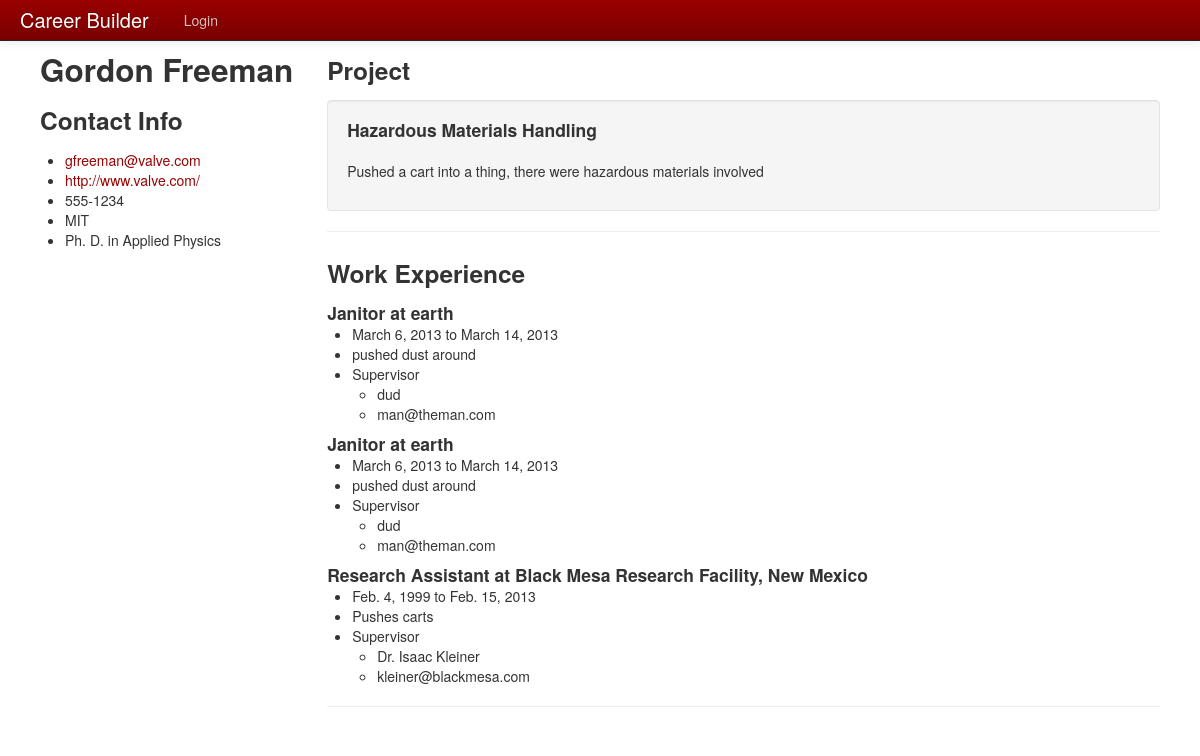
The app's page /profile/2/ with its own data.
### builder/models.py (models this page shows, shortened)
class UserProfile(models.Model):
    user = models.OneToOneField(User, primary_key=True)
    firstName = models.CharField('First Name', max_length = 50, blank = True)
    lastName = models.CharField('Last Name', max_length = 50, blank = True)
    email = models.EmailField()
    url = models.URLField(blank = True)
    phone = models.CharField(max_length = 20, blank = True)
    altPhone = models.CharField('Alternate Phone', max_length = 20, blank = True)
    image = models.ImageField(upload_to='Images', blank = True)
    school = models.CharField(max_length = 100, blank = True)
    degree = models.CharField(max_length = 100, blank = True)
    altDegree = models.CharField('Secondary Degree', max_length = 100, blank = True)
    altInfo = models.TextField('Other information', blank = True)
    hobbies = models.TextField(blank = True)
    clients = models.TextField(blank = True)
    interests = models.TextField(blank = True)
    visible = models.BooleanField(default = True)
    def __unicode__(self):
        return u'%s %s' %(self.firstName, self.lastName)
    class Meta:
        ordering = ['lastName', 'firstName']

class Project(models.Model):
    user = models.ForeignKey(UserProfile)
    title = models.CharField(max_length = 250)
    projectURL = models.URLField('Project URL', blank = True)
    description = models.TextField()
    inDevelopment = models.BooleanField()
    isPublic = models.BooleanField(default = True)
    projectImage = models.ImageField('Screen shot', upload_to = 'Images', blank = True)
    highlight = models.BooleanField()
    visible = models.BooleanField(default = True)
    class Meta:
        ordering = ['title']

class WorkExperience(models.Model):
    user = models.ForeignKey(UserProfile)
    jobTitle = models.CharField('Job title', max_length = 100)
    location = models.CharField(max_length = 250)
    startDate = models.DateField('Start date', blank = True)
    endDate = models.DateField('End date', blank = True)
    description = models.TextField('Job description')
    supervisorName = models.CharField('Supervisor name', max_length = 100, blank = True)
    supervisorEmail = models.EmailField('Supervisor email', blank = True)
    visible = models.BooleanField(default = True)
    def __unicode__(self):
        return self.jobTitle
    class Meta:
        ordering = ['-startDate']

### builder/views.py (the view)
# urls.py: url(r'^profile/(?P<userId>\d+)/$', 'profile', name='profile'),
def profile(request, userId):
	user = request.user
	userProfile = UserProfile.objects.get(user=userId)
	if user.id == userProfile.user.id:
		isThisUser = True
	else:
		isThisUser = False
	workExperience = WorkExperience.objects.filter(user=userProfile, visible=True)
	projects = Project.objects.filter(user=userProfile, visible=True)
	volunteerExperience = VolunteerExperience.objects.filter(user=userProfile, visible=True)
	code = CodeSnippet.objects.filter(user=userProfile, visible=True)
	return render(request, 'profile.html', locals())

### templates/profile.html (shortened to what this page needs)
{% extends "base.html" %}
{% block content %}
{% include "profile_menu.html" %}
{% include "profile_body.html" %}
{% endblock %}

### templates/profile_menu.html (shortened to what this page needs)
<div class="span3">
	<div style="position:fixed">
		<h2>{{ userProfile }}</h2>
			<h3>Contact Info</h3>
			<ul>
				{% if userProfile.email %} <li><a href="mailto:{{ userProfile.email }}">{{ userProfile.email }}</a></li> {% endif %}
				{% if userProfile.url %} <li><a href="{{ userProfile.url }}">{{ userProfile.url }}</a></li> {% endif %}
				{% if userProfile.phone %} <li>{{ userProfile.phone }}</li> {% endif %}
				{% if userProfile.school %} <li>{{ userProfile.school }} </li> {% endif %}
				{% if userProfile.degree %} <li>{{ userProfile.degree }} </li> {% endif %}
			</ul>
	</div>
</div>

### templates/profile_body.html (shortened to what this page needs)
<div class="span9">
	{% if projects %}
		<h3>Project{{ projects|pluralize }}</h3>
		{% for project in projects %}
		<div class="well">
			<h4>{% if project.projectURL %}<a href="{{ project.projectURL }}">{{ project.title }}</a>{% else %}{{ project.title }}{% endif %}
			</h4>
			{% if project.projectImage %}
			<div class="row-fluid">
				<div class="span9">
					<p><br/>{{ project.description }}</p>
				</div>
				<ul class="thumbnails">
					<li class="span3 pull-right">
						<a href="#" class="thumbnail" style="margin-top:10px">
							<img src="{{ project.projectImage.url }}" alt="">
						</a>
					</li>
				</ul>
			</div>
			{% else %}
				<p><br/>{{ project.description }}</p>
			{% endif %}
		</div>
		{% endfor %}
	<hr>
	{% endif %}
	{% if workExperience %}
	<h3>Work Experience</h2>
		{% for work in workExperience %}
		<h4>{{ work }} at {{ work.location }}</h4>
		<ul>
			<li>{{ work.startDate }} {% if work.endDate %} to {{work.endDate}}{% endif %}</li>
			<li>{{ work.description }}</li>
			{% if work.supervisorName or work.supervisorEmail %}
			<li>Supervisor</li>
			<ul>
				{% if work.supervisorName %}<li>{{ work.supervisorName }}</li>{% endif %}
				{% if work.supervisorEmail %}<li>{{ work.supervisorEmail }}</li>{% endif %}
			</ul>
			{% endif %}
		</ul>
		{% endfor %}
	<hr>
	{% endif %}
</div>

### templates/profile.html (style rules this page uses)
h4 { display: inline; }

### records on screen
UserProfile: firstName+lastName "Gordon Freeman", email "gfreeman@valve.com", url "http://www.valve.com/", phone "555-1234", school "MIT", degree "Ph. D. in Applied Physics"
Project: title "Hazardous Materials Handling", description "Pushed a cart into a thing, there were hazardous materials involved"
WorkExperience: jobTitle "Janitor", location "earth", startDate "March 6, 2013", endDate "March 14, 2013", description "pushed dust around", supervisorName "dud", supervisorEmail "man@theman.com"
WorkExperience: jobTitle "Janitor", location "earth", startDate "March 6, 2013", endDate "March 14, 2013", description "pushed dust around", supervisorName "dud", supervisorEmail "man@theman.com"
WorkExperience: jobTitle "Research Assistant", location "Black Mesa Research Facility, New Mexico", startDate "Feb. 4, 1999", endDate "Feb. 15, 2013", description "Pushes carts", supervisorName "Dr. Isaac Kleiner", supervisorEmail "kleiner@blackmesa.com"
